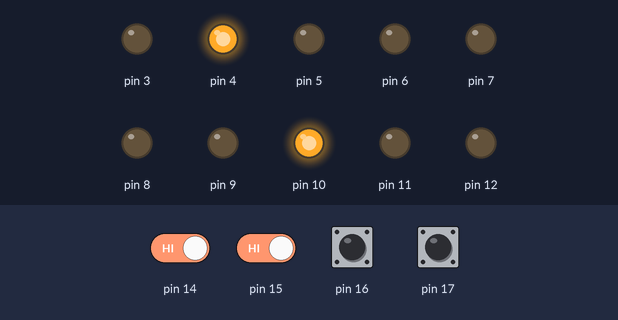
The program below on a simulated Arduino Uno, built with avr-gcc and run on an emulated ATmega328P. Shown: output pins drawn as LEDs (lit = HIGH). Dashed ring = blinking. Inputs (shaded band) come from the test bench; at power-on: pin 14–17 HIGH.

Above: at 0.8 s.
0.9 s: pin 15 driven LOW
At 2.1 s:
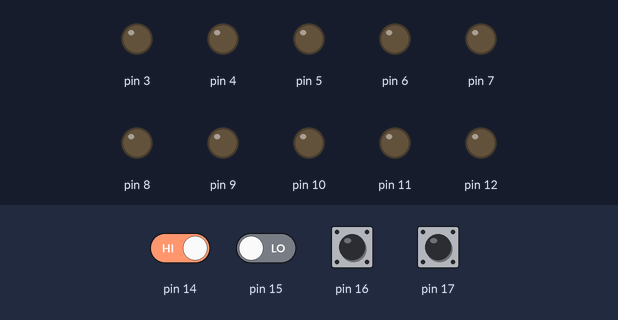
2.4 s: pin 15 driven HIGH
At 3.6 s:
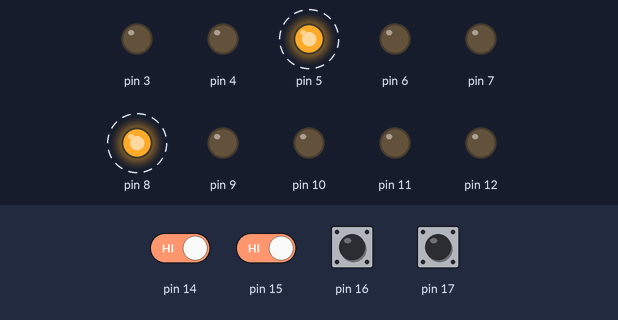
5.4 s: pin 14 driven LOW
At 6.6 s:
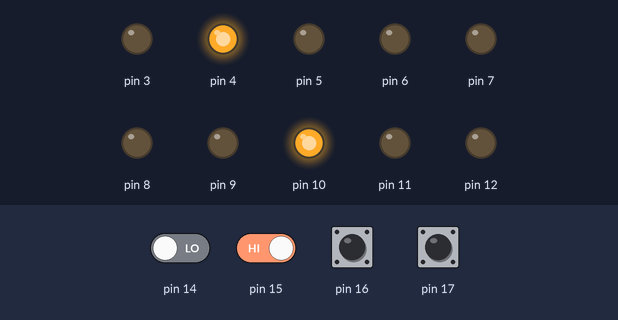
6.9 s: pin 16 driven LOW
At 7.9 s:
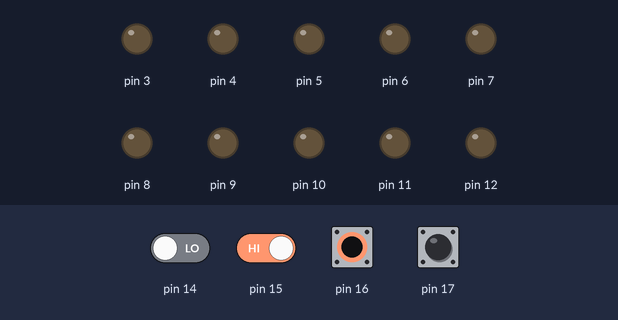
8.4 s: pin 14 driven HIGH and pin 16 driven HIGH
At 9.0 s:
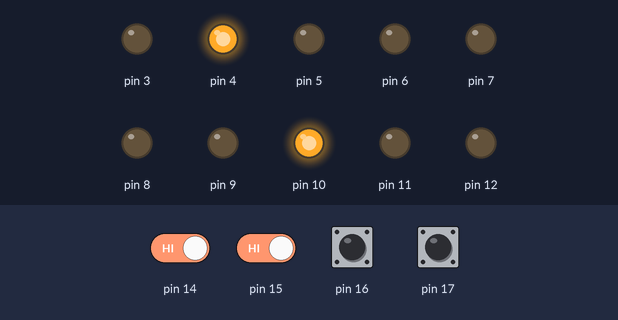
11.4 s: pin 16 pulsed LOW 2 times (0.12 s each, 0.3 s apart)
At 13.0 s:
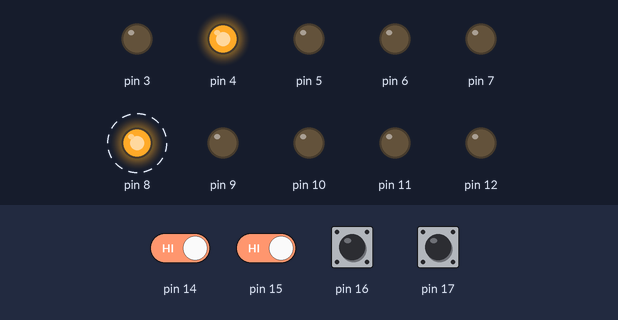
Timing chart, 0 to 16.0 s (numbered marks = the images above; inputs shaded):
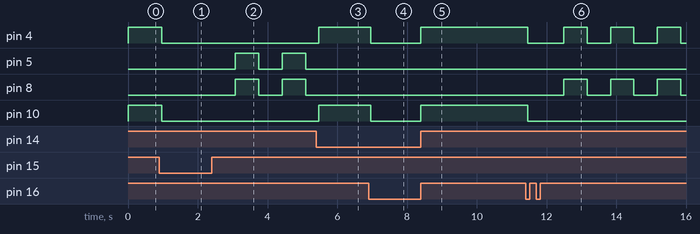

The program:

main.cpp
```cpp
#include <Arduino.h>
#include <avr/io.h>
#include <avr/interrupt.h>
#include "config.h"

void config_TIMER0(void)
{
  TCCR0A = (1 << WGM01);   // Activa el bit CTC (clear timer on compare match)
                           // del TCCR0A (timer counter/control register)
  OCR0A  = 83;
  TCCR0B = (1 << CS02);    // valor de preescaler en 256
  TIMSK0 = (1 << OCIE0A);  // Habilita las interrupciones entimer compare
}

void Semaforo_MEF(void)
{
  switch (Estado_semaforo)
  {
  case ESTADO1:
    PORTD = (1 << PD4); //Prende la luz roja del semaforo 1
    if (ct == estado_de_trafico[tiempo_trafico][0])
    {
      Estado_semaforo = ESTADO2;
      ct = 0;
    }
    PORTB = (1 << PB2); //Prende la luz verde del semaforo 2
    if (ct == estado_de_trafico[tiempo_trafico][1])
    {
      Estado_semaforo = ESTADO2;
      ct = 0;
    }
    break;

  case ESTADO2:
    PORTD = (1 << PD4) | (1 << PD5); //Prende la luz rojo / amarilla del semaforo 1
    if (ct == 3000)
    {
      Estado_semaforo = ESTADO3;
      ct = 0;
    }
    PORTB = (1 << PB1); //Prende la luz amarilla del semaforo 2
    if (ct == 5000)
    {
      Estado_semaforo = ESTADO3;
      ct = 0;
    }
    break;

  case ESTADO3:
    PORTD = (1 << PD6); //Prende la luz verde del semaforo 1
    if (ct == estado_de_trafico[tiempo_trafico][1])
    {
      Estado_semaforo = ESTADO4;
      ct = 0;
    }
    PORTB = (1 << PB0); //Prende la luz roja del semaforo 2
    if (ct == estado_de_trafico[tiempo_trafico][0])
    {
       Estado_semaforo = ESTADO4;
      ct = 0;
    }
    break;

 case ESTADO4:
   PORTD = (1 << PD5); //Prende la luz amarilla del semaforo 1
   if (ct == 5000)
   {
     Estado_semaforo = ESTADO5;
     ct = 0;
   }
   PORTB = (1 << PB0) | (1 << PB1); //Prende la luz rojo y amarillo de semaforo 2
   if (ct == 3000)
   {
     Estado_semaforo = ESTADO5;
     ct = 0;
   }
   break;

   case ESTADO5:
   PORTD = (1 << PD4); //Prende la luz roja del semaforo 1
    if (ct == estado_de_trafico[tiempo_trafico][0])
    {
      Estado_semaforo = ESTADO2;
      ct = 0;
    }
    PORTB = (1 << PB2); //Prende la luz verde del semaforo 2
    if (ct == estado_de_trafico[tiempo_trafico][1])
    {
      Estado_semaforo = ESTADO2;
      ct = 0;
    }
   break;

   }
 }

void Antirrebote_P1(void)
{
  switch (PULSADOR1)
  {
  case PULSADOR_ARRIBA:
    flag = 0;
    if bit_is_clear (PINC, PINC0) //Si el pulsador 1 es presionado
    {
      PULSADOR1 = PULSADOR_PRESIONADO;
      ct_antirrebote = Valor_temporizador;
    }
    break;

  case PULSADOR_PRESIONADO:
    if (bit_is_set(PINC, PC0))
      PULSADOR1 = PULSADOR_ARRIBA;
    if (bit_is_clear(PINC, PINC0) && ct_antirrebote == 0)
    {
      tiempo_trafico++; //Se le suma 1 a tiempo_trafico
      PULSADOR1 = PULSADOR_ABAJO;
    }

    break;

  case PULSADOR_ABAJO:

    if (bit_is_set(PINC, PINC0))//Si el pulsador 1 es liberado
    {
      PULSADOR1 = PULSADOR_LIBERADO;
      ct_antirrebote = Valor_temporizador;
    }

    flag = 1;
    if (flag == 1)
    {
      ct = 0;
      Semaforo = Sem_default;
      flag = 0;
    }
    if (tiempo_trafico == 3)
    {
      tiempo_trafico = 0;
    }
    break;

  case PULSADOR_LIBERADO:
    PULSADOR1 = PULSADOR_ARRIBA;
    break;
  }
}


void Antirrebote_P2(void)
{
  switch (PULSADOR2)
  {
  case PULSADOR_ARRIBA:
    flag = 0;
    if bit_is_clear (PINC, PINC1) //Si el pulsador 2 es presionado
    {
      PULSADOR2 = PULSADOR_PRESIONADO;
      ct_antirrebote = Valor_temporizador;
    }
    break;

  case PULSADOR_PRESIONADO:
    if (bit_is_set(PINC, PINC1))
      PULSADOR2 = PULSADOR_ARRIBA;
    if (bit_is_clear(PINC, PINC1) && ct_antirrebote == 0)
      PULSADOR2 = PULSADOR_ABAJO;
    break;

  case PULSADOR_ABAJO:
    flag = 1;
    if (flag == 1)
    {
      PORTB = 0x00;
      PORTD = 0x00;
      Semaforo = Sem_nocturno;
      flag = 0;
      tiempo_nocturno = 0;
    }

    if (bit_is_set(PINC, PINC1))
    {
      PULSADOR2 = PULSADOR_LIBERADO; //Si el pulsador 2 es liberado
      ct_antirrebote = Valor_temporizador;
    }
    break;

  case PULSADOR_LIBERADO:
    PULSADOR2 = PULSADOR_ARRIBA;
    break;
  }
}

void Antirrebote_P3(void)
{
  switch (PULSADOR3)
  {
  case PULSADOR_ARRIBA:
    flag = 0;
    if bit_is_clear (PINC, PINC2) //Si el pulsador 3 es presionado
    {
      PULSADOR3 = PULSADOR_PRESIONADO;
      ct_antirrebote = Valor_temporizador;
    }
    break;

  case PULSADOR_PRESIONADO:
    if (bit_is_set(PINC, PINC2))
      PULSADOR3 = PULSADOR_ARRIBA;
    if (bit_is_clear(PINC, PINC2) && ct_antirrebote == 0)
      PULSADOR3 = PULSADOR_ABAJO;
    break;

  case PULSADOR_ABAJO:

    if (bit_is_set(PINC, PINC2)) //Si el pulsador 3 es liberado
    {
      PULSADOR3 = PULSADOR_LIBERADO;
      ct_antirrebote = Valor_temporizador;
    }

    flag = 1;
    if (flag == 1)
    {
      PORTB = 0x00;
      PORTD = 0x00;
      Semaforo = Sem_precaucion;
      flag = 0;
      tiempo_nocturno = 0;
    }
    break;

  case PULSADOR_LIBERADO:
    PULSADOR3 = PULSADOR_ARRIBA;
    break;
  }
}

void Antirrebote_P4(void)
{
  switch (PULSADOR4)
  {
  case PULSADOR_ARRIBA:
    flag = 0;
    if bit_is_clear (PINC, PINC3) //Si el pulsador 4 es presionado
    {
      PULSADOR4 = PULSADOR_PRESIONADO;
      ct_antirrebote = Valor_temporizador;
    }
    break;

  case PULSADOR_PRESIONADO:
    if (bit_is_set(PINC, PINC3))
      PULSADOR4 = PULSADOR_ARRIBA;
    if (bit_is_clear(PINC, PINC3) && ct_antirrebote == 0)
      PULSADOR4 = PULSADOR_ABAJO;
    break;

  case PULSADOR_ABAJO:

    if (bit_is_set(PINC, PINC3)) //Si el pulsador 4 es liberado
    {
      PULSADOR4 = PULSADOR_LIBERADO;
      ct_antirrebote = Valor_temporizador;
    }

    flag = 1;
    if (flag == 1)
    {
      PORTB = 0b00000000;
      PORTD = 0b00000000;
      Semaforo = Sem_fuera_servicio;
      flag = 0;
      tiempo_nocturno = 0;
    }
    break;

  case PULSADOR_LIBERADO:
    PULSADOR4 = PULSADOR_ARRIBA;
    break;
  }
}

void Sem_Modo_nocturno(void)
{

  if (tiempo_nocturno > 500)
  {
    PORTD ^= (1 << PORTD5); //Invierte el estado
    PORTB ^= (1 << PORTB0);

    tiempo_nocturno = 0;
  }
}

void Sem_Modo_precaucion(void)
{
  if (tiempo_nocturno == 500)
  {
    PORTD ^= (1 << PORTD4);
    PORTB ^= (1 << PORTB0);
    tiempo_nocturno = 0;
  }
}

void Sem_Fuera_servicio(void)
{
  if (tiempo_nocturno == 500)
  {
    PORTD ^= (1 << PORTD4); //Invierte el estado
    PORTD ^= (1 << PORTD5);
    PORTD ^= (1 << PORTD6);

    PORTB ^= (1 << PORTB0);
    PORTB ^= (1 << PORTB1);
    PORTB ^= (1 << PORTB2);

    tiempo_nocturno = 0;
  }
}

int main(void)
{
  DDRD |= (1 << PD3) | (1 << PD4) | (1 << PD5) | (1 << PD6) | (1 << PD7);
  DDRB |= (1 << PB0) | (1 << PB1) | (1 << PB2) | (1 << PB3) | (1 << PB4);
  config_TIMER0();
  sei(); //Habilita interrupciones globales

  while (1)
  {
  Antirrebote_P1(); //Llama las funciones de antirrebote de los displays.
  Antirrebote_P2();
  Antirrebote_P3();
  Antirrebote_P4();

  switch (Semaforo)
  {
  case Sem_default:
    Semaforo_MEF();

    break;

  case Sem_nocturno:
    Sem_Modo_nocturno();
    break;

  case Sem_precaucion:
    Sem_Modo_precaucion();
    break;

  case Sem_fuera_servicio:
    Sem_Fuera_servicio();
    break;

  default:
    Semaforo = Sem_default;
    break;
  }
  }
}

ISR(TIMER0_COMPA_vect)
{
  tiempo_nocturno++;
  ct++;

  if (ct_antirrebote != 0) //Si ct_antirrebote no es igual a 0.
  {
    ct_antirrebote--; //se le resta 1.
  }
  else
  {
    ct_antirrebote = Valor_temporizador;
  }
}
```

config.h
```cpp
#include <Arduino.h>
#include <avr/io.h>
#include <avr/interrupt.h>

#define Valor_temporizador 50
uint8_t  cont_sem = 0;
uint8_t  tiempo_trafico = 0;
uint8_t  flag = 0;
uint8_t  ct_antirrebote = Valor_temporizador;
uint16_t tiempo_nocturno = 0;
uint32_t ct = 0;
                                // Poco trafico     Medio trafico     Mucho trafico
uint32_t estado_de_trafico[3][2] ={{5000 , 3000}, {3000 , 3000}, { 2000 , 5000}}; // Matriz con 6 elementos
                              //0 rojo, 1 verde //0 rojo, 1 verde //0 rojo, 1 verde

typedef enum Estado_semaforo
{
  ESTADO1,      //Estado rojo
  ESTADO2,      //Estado rojo y amarillo
  ESTADO3,      //Estado verde
  ESTADO4,      //Estado amarillo
  ESTADO5 //Estado final
} Estado_semaforo_t;
Estado_semaforo_t Estado_semaforo = ESTADO1;

typedef enum Funciones_semaforo
{
  Sem_default,
  Sem_nocturno,
  Sem_precaucion,
  Sem_fuera_servicio
} Mod_semaforo_t;
Mod_semaforo_t Semaforo = Sem_default;

typedef enum antirrebote
{
  PULSADOR_ARRIBA,
  PULSADOR_PRESIONADO,
  PULSADOR_ABAJO,
  PULSADOR_LIBERADO
} Estado_Pulsador_t;
Estado_Pulsador_t PULSADOR1 = PULSADOR_ARRIBA;
Estado_Pulsador_t PULSADOR2 = PULSADOR_ARRIBA;
Estado_Pulsador_t PULSADOR3 = PULSADOR_ARRIBA;
Estado_Pulsador_t PULSADOR4 = PULSADOR_ARRIBA;
```

Measured:
- after the input at 0.9 s, pin 4, pin 10: HIGH → LOW after 0.07 s
- after the input at 2.4 s, pin 5, pin 8: alternates HIGH for 0.67 s and LOW for 0.67 s, starting after 0.67 s
- after the input at 5.4 s, pin 4, pin 10: LOW → HIGH after 0.07 s; pin 5, pin 8: stays LOW (without the input it goes to HIGH after 0.37 s)
- after the input at 6.9 s, pin 4, pin 10: HIGH → LOW after 0.07 s
- after the input at 8.4 s, pin 4, pin 10: LOW → HIGH at once
- after the input at 11.4 s, pin 4: HIGH → LOW after 0.07 s, then repeats every 1.3 s: HIGH 0.67 s, LOW 0.67 s; pin 5, pin 9: stays LOW (without the input it goes to HIGH after 1.0 s); pin 8: alternates HIGH for 0.67 s and LOW for 0.67 s, starting after 1.1 s; pin 10: HIGH → LOW after 0.07 s instead of 1.0 s
